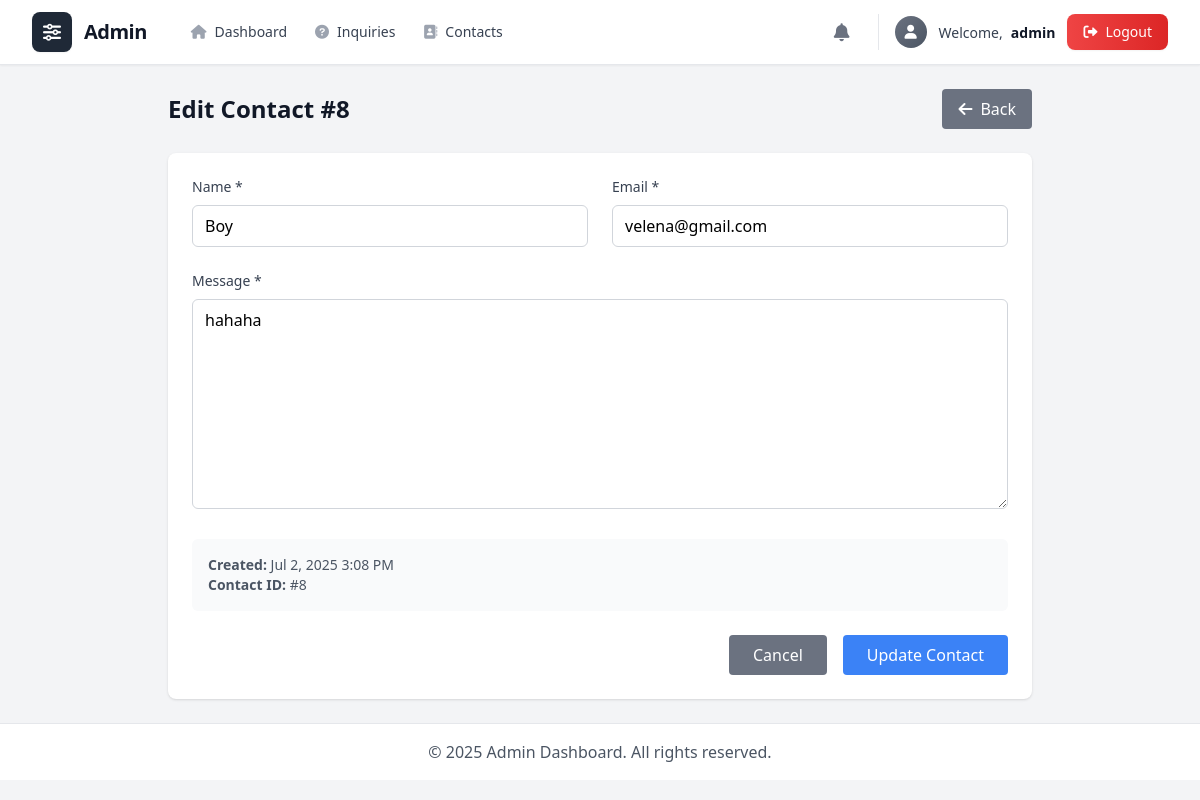
The page /admin/contact/edit.php?id=8 (signed in) on the database its author committed.
### tables this page shows
CREATE TABLE `contact` (
  `id` int(11) NOT NULL,
  `name` varchar(100) NOT NULL,
  `email` varchar(100) NOT NULL,
  `message` text NOT NULL,
  `created_at` timestamp NOT NULL DEFAULT current_timestamp()
);

### admin/includes/database.php (called while the page is built, shortened)
<?php
class Database {
    private $conn;
    public function __construct() {
        try {
            $this->conn = new PDO("mysql:host=" . DB_HOST . ";dbname=" . DB_NAME, DB_USER, DB_PASS);
            $this->conn->setAttribute(PDO::ATTR_ERRMODE, PDO::ERRMODE_EXCEPTION);
        } catch(PDOException $e) {
            die("Connection failed: " . $e->getMessage());
        }
    }
    public function prepare($sql) {
        return $this->conn->prepare($sql);
    }
}
?>

### admin/contact/edit.php (the view, shortened to what this page needs)
<?php
require_once '../includes/database.php';
$db = new Database();
$id = (int)$_GET['id'];
$stmt = $db->prepare("SELECT * FROM contact WHERE id = ?");
$stmt->execute([$id]);
$contact = $stmt->fetch(PDO::FETCH_ASSOC);
include '../includes/header.php';
include '../includes/navbar.php';
?>
<div class="max-w-4xl mx-auto px-4 py-6">
    <div class="flex justify-between items-center mb-6">
        <h1 class="text-2xl font-bold text-gray-900">Edit Contact #<?= $contact['id'] ?></h1>
        <a href="index.php" class="bg-gray-500 text-white px-4 py-2 rounded hover:bg-gray-600">
            <i class="fas fa-arrow-left mr-2"></i>Back
        </a>
    </div>
    <div class="bg-white rounded-lg shadow">
        <form method="POST" class="p-6 space-y-6">
            <div class="grid grid-cols-1 md:grid-cols-2 gap-6">
                <div>
                    <label class="block text-sm font-medium text-gray-700 mb-2">Name *</label>
                    <input type="text" name="name" value="<?= htmlspecialchars($contact['name']) ?>" required class="w-full px-3 py-2 border border-gray-300 rounded-md focus:outline-none focus:ring-2 focus:ring-blue-500">
                </div>
                <div>
                    <label class="block text-sm font-medium text-gray-700 mb-2">Email *</label>
                    <input type="email" name="email" value="<?= htmlspecialchars($contact['email']) ?>" required class="w-full px-3 py-2 border border-gray-300 rounded-md focus:outline-none focus:ring-2 focus:ring-blue-500">
                </div>
            </div>
            <div>
                <label class="block text-sm font-medium text-gray-700 mb-2">Message *</label>
                <textarea name="message" rows="8" required class="w-full px-3 py-2 border border-gray-300 rounded-md focus:outline-none focus:ring-2 focus:ring-blue-500"><?= htmlspecialchars($contact['message']) ?></textarea>
            </div>
            <div class="bg-gray-50 p-4 rounded-md">
                <div class="text-sm text-gray-600">
                    <p><strong>Created:</strong> <?= date('M j, Y g:i A', strtotime($contact['created_at'])) ?></p>
                    <p><strong>Contact ID:</strong> #<?= $contact['id'] ?></p>
                </div>
            </div>
            <div class="flex justify-end space-x-4">
                <a href="view.php?id=<?= $contact['id'] ?>" class="bg-gray-500 text-white px-6 py-2 rounded hover:bg-gray-600">Cancel</a>
                <button type="submit" class="bg-blue-500 text-white px-6 py-2 rounded hover:bg-blue-600">Update Contact</button>
            </div>
        </form>
    </div>
</div>
<?php include '../includes/footer.php'; ?>

### rows shown on the page
contact: id "8", name "Boy", email "velena@gmail.com", message "hahaha", created_at "Jul 2, 2025 3:08 PM"

### other values the page prints
$_SESSION['admin_username'] "admin"
